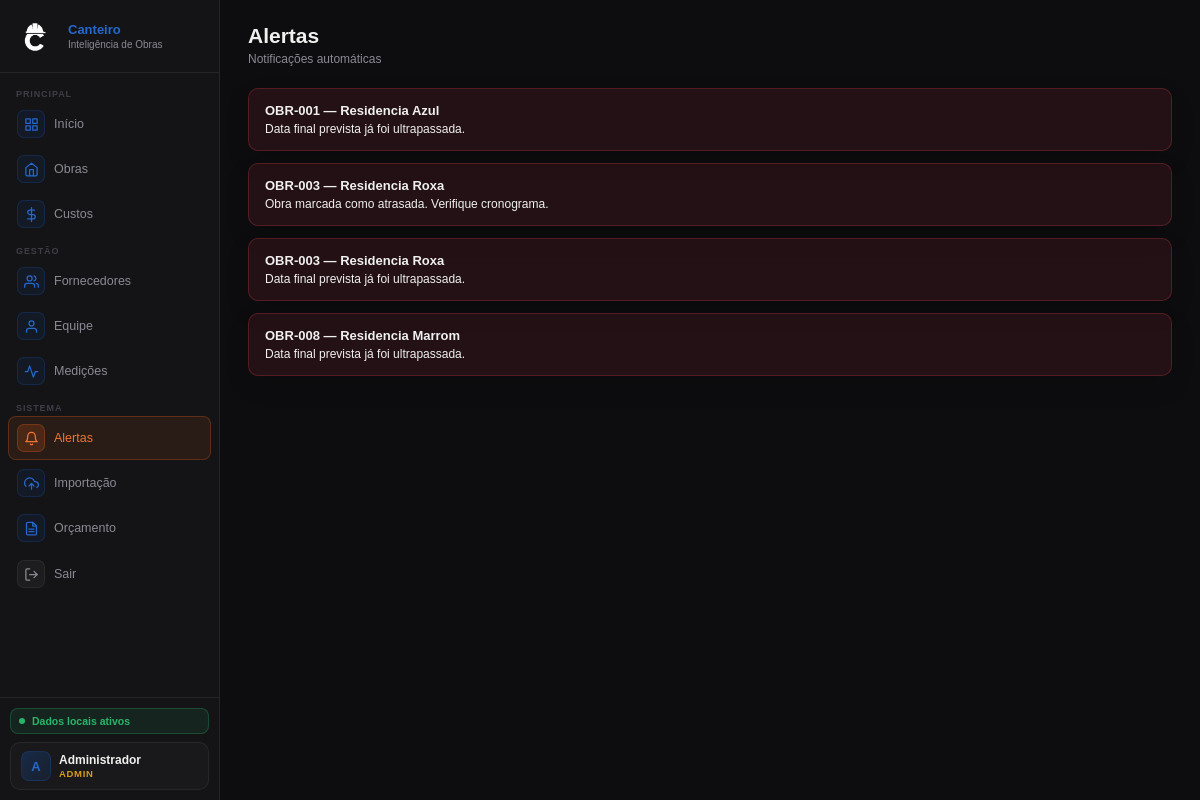
The app's page /alertas (signed in) with its own data.
### tables this page shows
CREATE TABLE obras (
    id INTEGER PRIMARY KEY AUTOINCREMENT,
    codigo TEXT NOT NULL UNIQUE,
    nome TEXT NOT NULL,
    endereco TEXT,
    tipologia TEXT,
    area_m2 REAL,
    data_inicio TEXT,
    data_fim_prevista TEXT,
    orcamento REAL DEFAULT 0,
    receita_total REAL DEFAULT 0,
    progresso_percentual REAL DEFAULT 0,
    status TEXT NOT NULL DEFAULT 'planejamento',
    criado_em TIMESTAMP DEFAULT CURRENT_TIMESTAMP
, tipo_obra TEXT NOT NULL DEFAULT 'contrato', token_publico TEXT, fase_obra TEXT, observacao_responsavel TEXT, foto_capa TEXT);

### routes/dashboard_routes.py (the view)
@dashboard_bp.route("/alertas")
def alertas():
    if not usuario_logado() or not eh_leitura():
        return redirect(url_for("auth_bp.login"))
    lista_alertas = calcular_alertas()
    return render_template("alertas.html", alertas=lista_alertas)

### app.py (called while the page is built)
@app.context_processor
def inject_helpers():
    return dict(
        formatar_moeda=formatar_moeda,
        calcular_media_fornecedor=calcular_media_fornecedor,
        formatar_tipo_obra=formatar_tipo_obra,
        eh_admin=eh_admin,
        eh_gestor=eh_gestor,
        eh_leitura=eh_leitura,
        usuario_perfil=usuario_perfil,
    )

### auth.py (called while the page is built)
def usuario_logado():
    return "usuario_id" in session

def usuario_perfil():
    return session.get("usuario_perfil", "")

def eh_leitura():
    return usuario_perfil() in ["admin", "gestor", "leitura"]

### database.py (called while the page is built)
def get_connection():
    conn = sqlite3.connect(DB_PATH)
    conn.row_factory = sqlite3.Row
    return conn

def query_all(sql, params=()):
    conn = get_connection()
    cursor = conn.execute(sql, params)
    rows = cursor.fetchall()
    conn.close()
    return rows

def query_one(sql, params=()):
    conn = get_connection()
    cursor = conn.execute(sql, params)
    row = cursor.fetchone()
    conn.close()
    return row

### templates/alertas.html (shortened to what this page needs)
{% extends "base.html" %}
{% block content %}
<div class="hdr">
    <div>
        <h1>Alertas</h1>
        <p>Notificações automáticas</p>
    </div>
</div>
{% if alertas and alertas|length > 0 %}
{% for alerta in alertas %}
<div class="alert-card {{ alerta.tipo }}">
    <div class="alert-title">{{ alerta.codigo }} — {{ alerta.nome }}</div>
    <div class="alert-text">{{ alerta.mensagem }}</div>
</div>
{% endfor %}
{% endif %}
{% endblock %}

### records on screen
obras: codigo "OBR-001", nome "Residencia Azul", mensagem "Data final prevista já foi ultrapassada."
obras: codigo "OBR-003", nome "Residencia Roxa", mensagem "Obra marcada como atrasada. Verifique cronograma.", mensagem "Data final prevista já foi ultrapassada."
obras: codigo "OBR-008", nome "Residencia Marrom", mensagem "Data final prevista já foi ultrapassada."

### other values on screen
{{ session.get('usuario_nome', 'U')[0] | upper }} "A"
{{ session.get('usuario_nome', 'Usuário') }} "Administrador"
{{ usuario_perfil() or 'sem perfil' }} "ADMIN"
